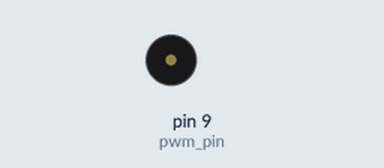
A sketch run on a simulated Arduino Uno, built with avr-gcc and run on an emulated ATmega328P. Shown: buzzer (waves = sounding).

Above: at 0.25 s.
At 14.45 s:
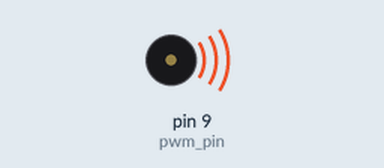
Timing chart, 0 to 14.8 s (numbered marks = the images above):
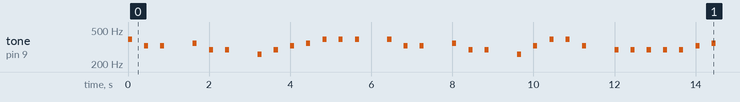

The sketch:

1.ino
```cpp
int pwm_pin = 9;

void setup() { pinMode(pwm_pin, OUTPUT); }

void d() {
    tone(pwm_pin, 261.626, 100);
    delay(400);
}
void r() {
    tone(pwm_pin, 293.665, 100);
    delay(400);
}
void m() {
    tone(pwm_pin, 329.628, 100);
    delay(400);
}
void f() {
    tone(pwm_pin, 349.228, 100);
    delay(400);
}
void s() {
    tone(pwm_pin, 391.995, 100);
    delay(400);
}
void l() {
    tone(pwm_pin, 440.000, 100);
    delay(400);
}
void t() {
    tone(pwm_pin, 493.883, 100);
    delay(400);
}

void smm() {
    s();
    m();
    m();
    delay(400);
}
void frr() {
    f();
    r();
    r();
    delay(400);
}

void loop() {
    smm();
    frr();
    d();
    r();
    m();
    f();
    s();
    s();
    s();
    delay(400);
    smm();
    frr();
    d();
    m();
    s();
    s();
    m();
    delay(400);
    r();
    r();
    r();
    r();
    r();
    m();
    f();
    delay(400);
    m();
    m();
    m();
    m();
    m();
    f();
    s();
    delay(400);
    smm();
    frr();
    d();
    m();
    s();
    s();
    d();
    delay(400);
}
```

Measured:
- by itself, tone on pin 9 (pwm_pin): plays 391 Hz for 0.10 s, 329 Hz for 0.10 s, 329 Hz for 0.10 s, 349 Hz for 0.10 s, 293 Hz for 0.10 s, 293 Hz for 0.10 s … (265 notes in this stretch)
